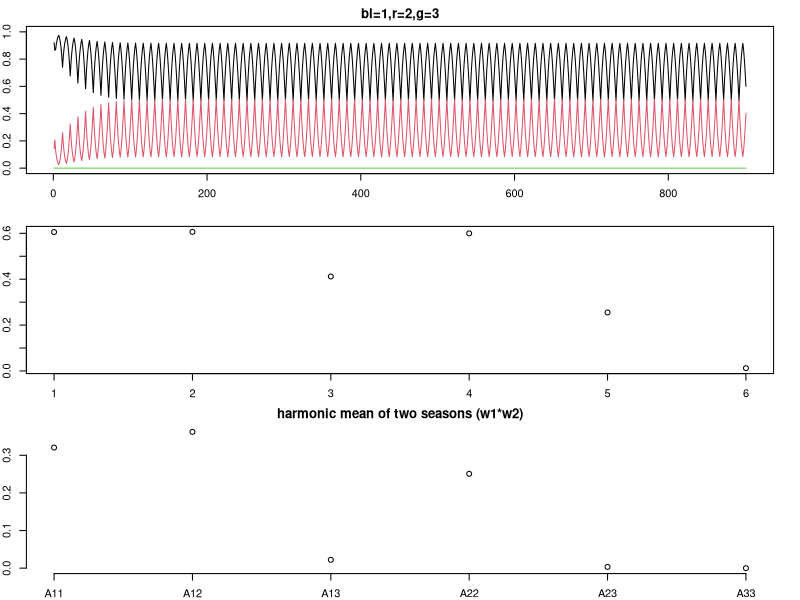

Source code (R):
# This model seeks for heterozygosity advantage in shifting seasons
# through simulating population frequency each time step. 
# depending on the expression level difference due to mutation allele, the 
# survival probability changes along the normal curve.
# In dominancy4, a new, third mutation is introduced to the population
# at time stip 100 with a random change in expression level.
#set.seed(1001)
rm(list=ls())
x = c(499/500,1/500) #frequency
freq = c(x)
t=1000 # generation amount
s = 1 # season either 1 or 2.
switch = 5 #generation amount after a season change.
u1 = 0.333; u2 = 0.666; sig = 0.1665 #means of normal curves for different seasons.
a1 = runif(1,0,0.5) #expression level of a wildtype
d = ((-2*a1+u1+u2)/3 + (-2*a1+u1+u2))/2
#a1 = 0.33; d = 0.17
exp_d = c(0,d)
a = c(a1, a1+d, a1+2*d)
w1 = dnorm(a,u1,sig)/dnorm(u1,u1,sig)
w2 = dnorm(a,u2,sig)/dnorm(u2,u2,sig)
w = w1
new_mut = 100 #time step when new mutation comes in

for(i in 1:new_mut){ #loooping time step
  if(i%%switch == 1 && i>1){ # change season after specified generation time
    if(s==1){
      s=2
      w = w2
    } else {
      s=1
      w = w1
    }
  }
  wbar = w[1]*x[1]^2 + w[2]*2*x[1]*x[2] + w[3]*x[2]^2
  x[2] = (w[3]*x[2]^2 + w[2]*x[1]*x[2])/wbar
  x[1] = (w[2]*x[1]*x[2]+w[1]*x[1]^2)/wbar
  freq = cbind(freq,x)
}

#NEW MUTATION

d2 = runif(1,0,0.5) # new mutation expression dist.
exp_d = c(exp_d,d2)
a = c()
alleles_list = c() #keeps record of which index is what genotype
#allele combination orders stored
for(i in 1:length(exp_d)){ #refill all the expression levels
  for(j in i:length(exp_d)){
    a = c(a, a1+exp_d[i]+exp_d[j])
    alleles_list = cbind(alleles_list,c(i,j))
  }
}
w1 = dnorm(a,u1,sig)/dnorm(u1,u1,sig) #remake all the w1&w2
w2 = dnorm(a,u2,sig)/dnorm(u2,u2,sig)
w = w1

#put in frequency for third allele. New mutation arise from
#wild-type
x=c(x[1]-1/500,x[2:length(x)],1/500)
#put all the past freq for third allele (which is 0)
freq = rbind(freq,rep(0,dim(freq)[2]))
freq[,ncol(freq)] = x

#time steps after 3rd mutation
for(i in (new_mut+1):t){ #loooping time step
  if(i%%switch == 1){ # change season after specified generation time
    if(s==1){
      s=2
      w = w2
    } else {
      s=1
      w = w1
    }
  }
  x_square = c() 
  for(j in 1:ncol(alleles_list)){ #get all the factors when x is squared
    if(alleles_list[1,j]==alleles_list[2,j]){
      x_square = c(x_square, x[alleles_list[1,j]]*x[alleles_list[2,j]])
    } else{
      x_square = c(x_square, 2*x[alleles_list[1,j]]*x[alleles_list[2,j]])
    }
  }
  wbar = sum(x_square*w)
  for(j in 1:length(x)){ #update each frequency in x
    factor_sum = 0
    for(k in 1:ncol(alleles_list)){ #for every genotype
      if(all(alleles_list[,k]==j)){
        factor_sum = factor_sum + x_square[k]*w[k]
      } else if(any(alleles_list[,k]==j)){
        factor_sum = factor_sum + 0.5*x_square[k]*w[k]
      }
    }
    x[j] = factor_sum/wbar
  }
  freq = cbind(freq,x)
}

#result output
par(mfrow=c(3,1))
par(mar=c(2,2,2,2))
title = sprintf('bl=1,r=2,g=3')
time_line = 100:1000
plot(freq[1,time_line], ylim=c(0,1), type='l',main = title) #plot of frequency
lines(freq[2,time_line],type='l',col=2)
lines(freq[3,time_line],type='l',col=3)

allele_label = c()
for( i in 1:ncol(alleles_list)){
  label = sprintf('A%s%s',alleles_list[1,i],alleles_list[2,i])
  allele_label = c(allele_label, label)
}
ww = w1*w2
wmean = (w1+w2)/2
plot(wmean)
plot(ww, axes=FALSE, ylim=c(0,max(ww)), col=1) #plot of w1*w2
axis(2)
axis(1, at=seq_along(ww),labels=allele_label)
title('harmonic mean of two seasons (w1*w2)')
#points(w1,col=1)
#points(w2,col=2)
#legend(5,0.6,legend=c('season1 w','season2 w'),pch=1,col=c("black",'red'), cex=0.8)

sum(ww[1],ww[2]/2,ww[3]/2)
sum(ww[2]/2,ww[4],ww[5]/2)
sum(ww[3]/2,ww[5]/2,ww[6])

sum(wmean[1],wmean[2]/2,wmean[3]/2)
sum(wmean[2]/2,wmean[4],wmean[5]/2)
sum(wmean[3]/2,wmean[5]/2,wmean[6])

sum(ww[c(1,2,3)])
sum(ww[c(2,4,5)])
sum(ww[c(3,5,6)])

sum(wmean[c(1,2,3)])
sum(wmean[c(2,4,5)])
sum(wmean[c(3,5,6)])

print(ww[2])
